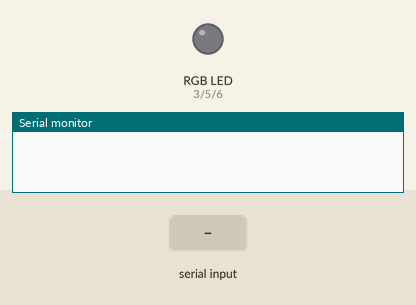
Simulated run of this sketch. Board: Arduino Uno, built with avr-gcc and run on an emulated ATmega328P. Parts: an RGB LED mixed from three pins (HIGH = lit), the last lines printed to the serial monitor. The test bench sets the inputs (shaded band).

Above: at 1.2 s.
1.3 s: "red\n" received over Serial
At 2.7 s:
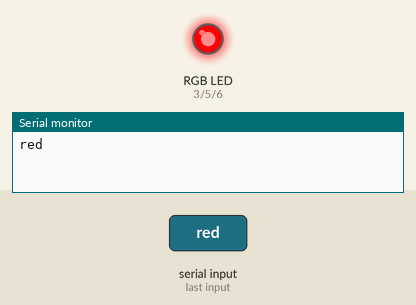
3.8 s: "green\n" received over Serial
At 5.9 s:
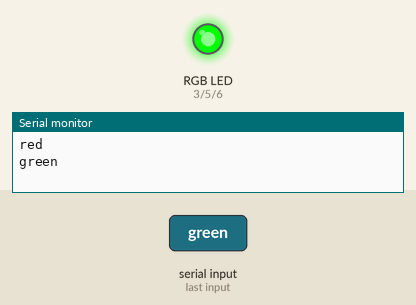
6.3 s: "blue\n" received over Serial
At 7.7 s:
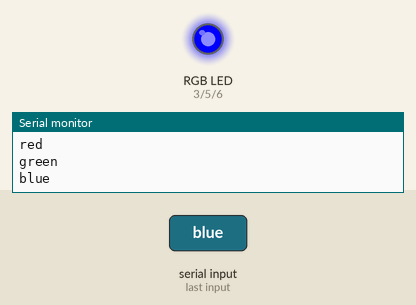
Timing chart, 0 to 9.3 s (numbered marks = the images above; inputs shaded):
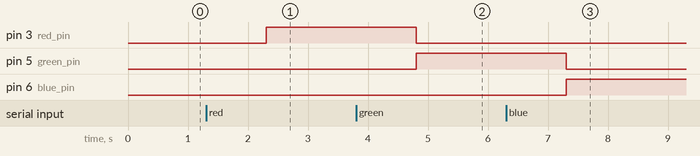

Measured:
- after the input at 1.3 s, pin 3 (red_pin): LOW → HIGH after 1.0 s
- after the input at 3.8 s, pin 3 (red_pin): HIGH → LOW after 1.0 s; pin 5 (green_pin): LOW → HIGH after 1.0 s
- after the input at 6.3 s, pin 5 (green_pin): HIGH → LOW after 1.0 s; pin 6 (blue_pin): LOW → HIGH after 1.0 s

The sketch:

RGB_strings_commands.ino
```cpp
const int red_pin = 3;  // PIN number corresponding to the RED LED
const int green_pin = 5; // PIN number corresponding to the GREEN LED
const int blue_pin = 6; // PIN number corresponding to the BLUE LED

int red, green, blue;   // keeps the intensity of each color

String command; // keeps the command introduced

void setup()
{
  pinMode(red_pin, OUTPUT);
  pinMode(green_pin, OUTPUT);
  pinMode(blue_pin, OUTPUT);

// With this function the necessary communication is started to be able to send messages from the arduino to the computer (console).
  Serial.begin(9600);
}

void loop()
{
// We check if the computer has communicated with our program.
  while (Serial.available() > 0)
  {
// We read and store the command entered.
    command = Serial.readString();
    clearCommand(&command);
    Serial.println(command);

// We check if the command matches any color.
    // ____________________________________________________________________________________________________________________
    if (command.equalsIgnoreCase("red"))
    {
      putColor(255, 0, 0);
    }
    else if (command.equalsIgnoreCase("green"))
    {
      putColor(0, 255, 0);
    }
    else if (command.equalsIgnoreCase("blue"))
    {
      putColor(0, 0, 255);
    }
    else
    {
      putColor(0, 0, 0);
    }
// ____________________________________________________________________________________________________________________
    //       COLOR LIST
    // ******************************
    // Cyan = Green and Blue
    // Magenta = Red and Blue
    // Yellow = Red and Green
    // White = Red, Green and Blue
    // Black = All off
    // ******************************
  }
}

// We remove any characters that may cause noise when we analyze the command.
void clearCommand(String * text)
{
  text->trim();
  text->replace('\n', '\0');
  text->replace('\r', '\0');
}
// With this function we apply the intensity of the color to each LED.
void putColor(int red, int green, int blue)
{
  analogWrite(red_pin, red);
  analogWrite(green_pin, green);
  analogWrite(blue_pin, blue);
}
```
